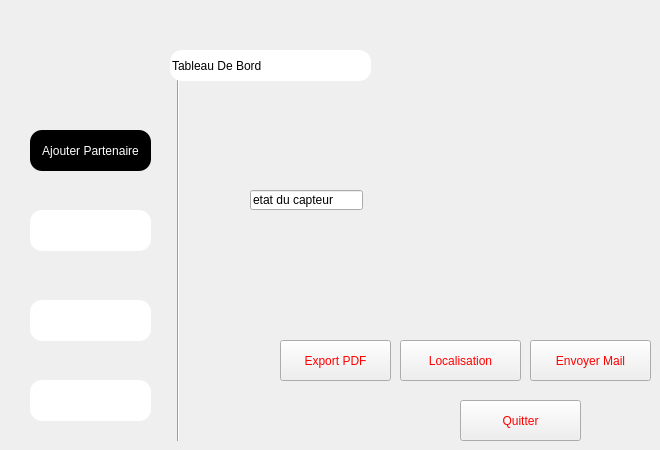
      <widget class="QWidget" name="page_11">
       <widget class="QPushButton" name="pushButton_44">
        <property name="geometry">
         <rect>
          <x>30</x>
          <y>130</y>
          <width>121</width>
          <height>41</height>
         </rect>
        </property>
        <property name="styleSheet">
         <string notr="true">QPushButton{
	background-color: rgb(0, 0, 0);
color: rgb(255, 255, 255);
border-radius: 12px;
font: 87 italic 8pt &quot;Segoe UI Black&quot;;
}</string>
        </property>
        <property name="text">
         <string>Ajouter Partenaire</string>
        </property>
       </widget>
       <widget class="QPushButton" name="pushButton_45">
        <property name="geometry">
         <rect>
          <x>30</x>
          <y>210</y>
          <width>121</width>
          <height>41</height>
         </rect>
        </property>
        <property name="styleSheet">
         <string notr="true">QPushButton{
background-color: rgb(255, 255, 255);
color: rgb(255, 255, 255);
border-radius: 12px;
font: 87 italic 8pt &quot;Segoe UI Black&quot;;
}</string>
        </property>
        <property name="text">
         <string>Afficher Liste</string>
        </property>
       </widget>
       <widget class="QPushButton" name="pushButton_46">
        <property name="geometry">
         <rect>
          <x>30</x>
          <y>300</y>
          <width>121</width>
          <height>41</height>
         </rect>
        </property>
        <property name="styleSheet">
         <string notr="true">QPushButton{
background-color: rgb(255, 255, 255);
color: rgb(255, 255, 255);
border-radius: 12px;
font: 87 italic 8pt &quot;Segoe UI Black&quot;;
}</string>
        </property>
        <property name="text">
         <string>M.A.J Liste</string>
        </property>
       </widget>
       <widget class="QPushButton" name="pushButton_47">
        <property name="geometry">
         <rect>
          <x>30</x>
          <y>380</y>
          <width>121</width>
          <height>41</height>
         </rect>
        </property>
        <property name="styleSheet">
         <string notr="true">QPushButton{
background-color: rgb(255, 255, 255);
color: rgb(255, 255, 255);
border-radius: 12px;
font: 87 italic 8pt &quot;Segoe UI Black&quot;;
}</string>
        </property>
        <property name="text">
         <string>Suppr. Partenaire</string>
        </property>
       </widget>
       <widget class="Line" name="line">
        <property name="geometry">
         <rect>
          <x>170</x>
          <y>60</y>
          <width>16</width>
          <height>381</height>
         </rect>
        </property>
        <property name="orientation">
         <enum>Qt::Vertical</enum>
        </property>
       </widget>
       <widget class="QLineEdit" name="lineEdit_16">
        <property name="geometry">
         <rect>
          <x>170</x>
          <y>50</y>
          <width>201</width>
          <height>31</height>
         </rect>
        </property>
        <property name="styleSheet">
         <string notr="true">background-color: rgb(255, 255, 255);
color: rgb(0,0,0);
border-radius: 12px;
font: 997 italic 14pt &quot;Segoe UI Black&quot;;
</string>
        </property>
        <property name="text">
         <string>Tableau De Bord</string>
        </property>
        <property name="readOnly">
         <bool>true</bool>
        </property>
       </widget>
       <widget class="QPushButton" name="pushButton_48">
        <property name="geometry">
         <rect>
          <x>400</x>
          <y>340</y>
          <width>121</width>
          <height>41</height>
         </rect>
        </property>
        <property name="styleSheet">
         <string notr="true">QPushButton{
qproperty-icon: url(:/lc.png);
qproperty-iconSize: 17px 17px;
text-align: center;
color:red;
}</string>
        </property>
        <property name="text">
         <string>Localisation</string>
        </property>
       </widget>
       <widget class="QPushButton" name="pushButton_49">
        <property name="geometry">
         <rect>
          <x>460</x>
          <y>400</y>
          <width>121</width>
          <height>41</height>
         </rect>
        </property>
        <property name="styleSheet">
         <string notr="true">QPushButton{
qproperty-icon: url(:/quit-icon.png);
qproperty-iconSize: 17px 17px;
text-align: center;
color:red;
}</string>
        </property>
        <property name="text">
         <string>Quitter</string>
        </property>
       </widget>
       <widget class="QPushButton" name="pushButton_50">
        <property name="geometry">
         <rect>
          <x>280</x>
          <y>340</y>
          <width>111</width>
          <height>41</height>
         </rect>
        </property>
        <property name="styleSheet">
         <string notr="true">color: rgb(255, 0, 0);</string>
        </property>
        <property name="text">
         <string>Export PDF</string>
        </property>
        <property name="icon">
         <iconset>
          <normaloff>:/pdf.png</normaloff>:/pdf.png</iconset>
        </property>
       </widget>
       <widget class="QPushButton" name="pushButton_51">
        <property name="geometry">
         <rect>
          <x>530</x>
          <y>340</y>
          <width>121</width>
          <height>41</height>
         </rect>
        </property>
        <property name="styleSheet">
         <string notr="true">color: rgb(255, 0, 0);</string>
        </property>
        <property name="text">
         <string>Envoyer Mail</string>
        </property>
        <property name="icon">
         <iconset>
          <normaloff>:/mail.png</normaloff>:/mail.png</iconset>
        </property>
       </widget>
       <widget class="QLineEdit" name="lineEdit_30">
        <property name="geometry">
         <rect>
          <x>250</x>
          <y>190</y>
          <width>113</width>
          <height>20</height>
         </rect>
        </property>
        <property name="text">
         <string>etat du capteur</string>
        </property>
        <property name="readOnly">
         <bool>true</bool>
        </property>
       </widget>
       <widget class="QLabel" name="etat_capt2">
        <property name="geometry">
         <rect>
          <x>400</x>
          <y>180</y>
          <width>131</width>
          <height>51</height>
         </rect>
        </property>
        <property name="text">
         <string/>
        </property>
       </widget>
      </widget>
